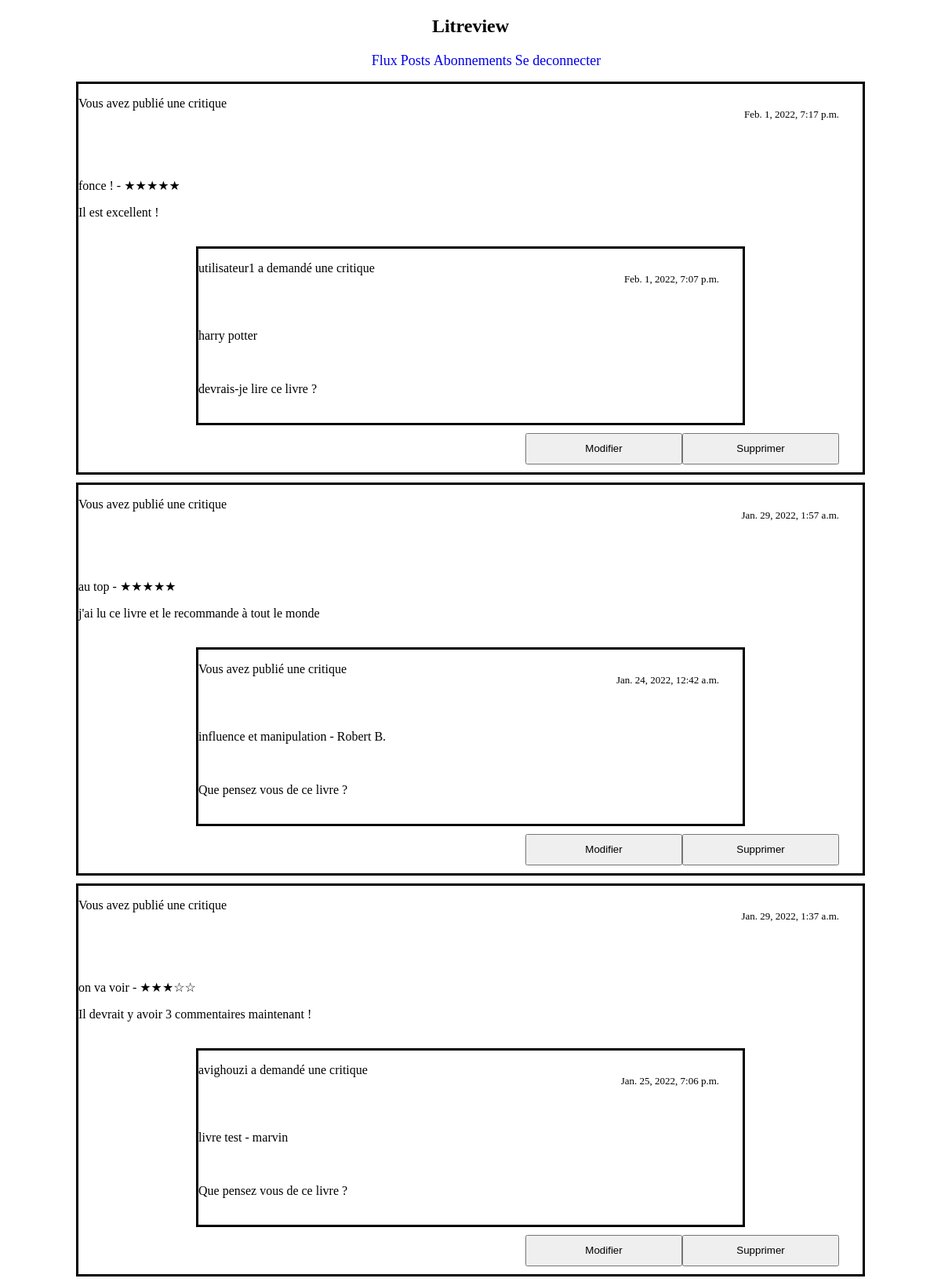
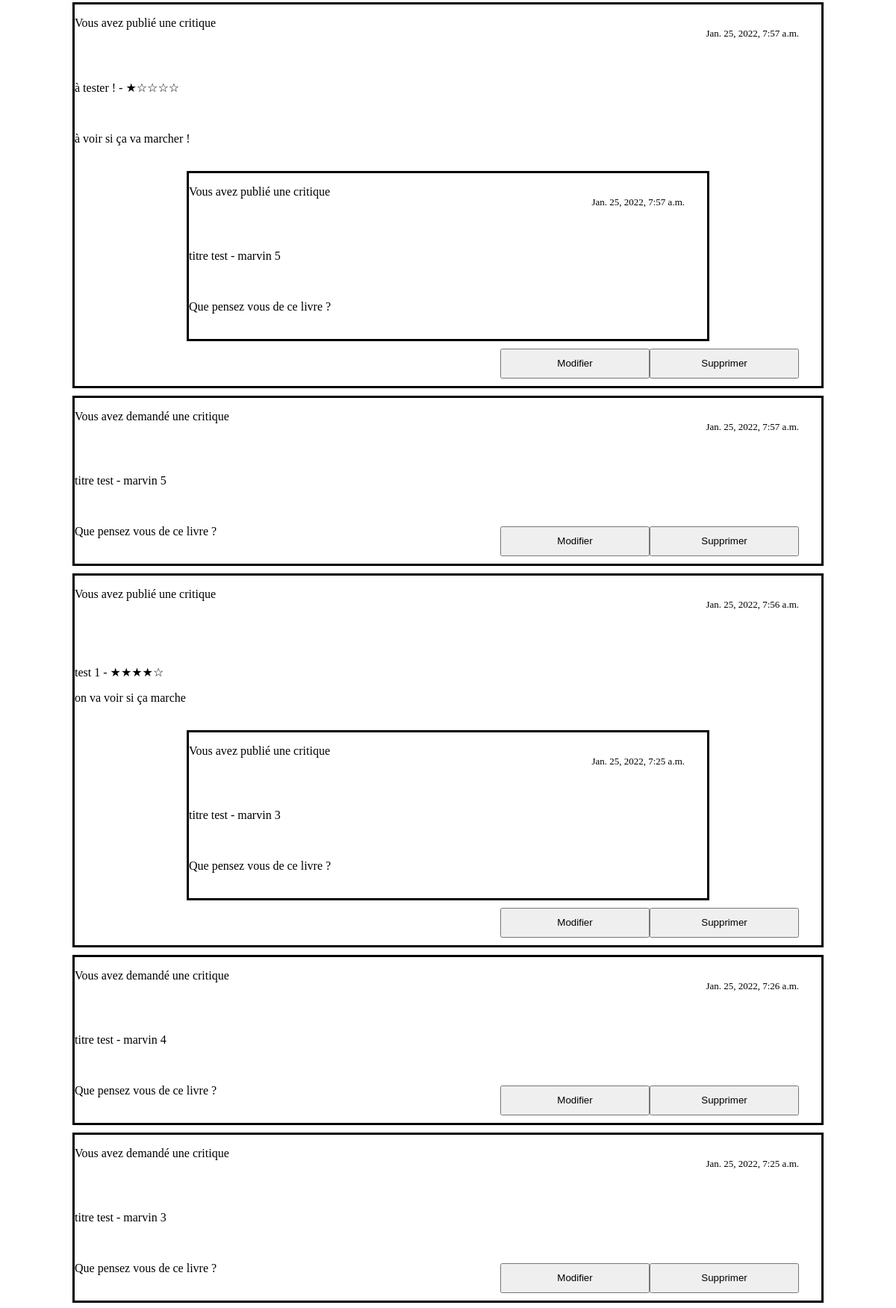
/flux_test/ (signed in, upper part), run on the app's committed database (2 pictures, top to bottom).
### blog/models.py (models this page shows, shortened)
class Review(models.Model):
    ticket_associe = models.ForeignKey(to=Ticket, on_delete=models.CASCADE, null=True, blank=True)
    rating = models.PositiveSmallIntegerField(
        validators=[MinValueValidator(0), MaxValueValidator(5)])
    headline = models.CharField(max_length=128)
    body = models.CharField(max_length=8192, blank=True)
    user_associe = models.ForeignKey(
        User, on_delete=models.CASCADE, null=True, blank=True)
    time_created = models.DateTimeField(auto_now_add=True)

class Ticket(models.Model):
    title = models.CharField(max_length=128)
    description = models.TextField(max_length=2048, blank=True)
    user = models.ForeignKey(User, on_delete=models.CASCADE)
    image = models.ImageField(blank=True)
    time_created = models.DateTimeField(auto_now_add=True)

class User(models.Model):
    username = models.CharField(max_length=150, unique=True)
    password = models.CharField(max_length=100)
    email = models.EmailField(max_length=254)

### blog/views.py (the view)
# urls.py: path('flux_test/', views.page_vos_flux_text),
def page_vos_flux_text(request):
    user = User.objects.get(username=request.session['username'])
    tickets = Ticket.objects.filter(user=user)
    reviews = Review.objects.filter(user_associe=user)
    reviews_ticket_associeted_id = [review.ticket_associe_id for review in reviews]
    tickets_associated_to_reviews = Ticket.objects.filter(id__in=reviews_ticket_associeted_id)
    tickets_reviews = sorted(chain(tickets, reviews), key=attrgetter('time_created'),
                        reverse=True)
    context = {
        'tickets_associated_to_reviews': tickets_associated_to_reviews,
        'tickets_reviews': tickets_reviews,
        'user_id': user.id
    }
    return render(request, 'templates/blog/posts_test.html', context)

### blog/templates/blog/posts_test.html (shortened to what this page needs)
<!doctype html>
<html lang="fr">
<head>
    {% block header %}
    {% include 'blog/barre_de_navigation.html' %}
    {% endblock %}
  {% load static %}
  <link rel="stylesheet" href="{% static 'blog/flux.css' %}">
<body>
{% for q in tickets_reviews %}
    {% if q.headline %}
        <div id="review">
            <p class="demande_de_critique">Vous avez publié une critique</p>
            <br>
            <p class="heure">{{q.time_created}}</p>
            <br>
            {% if q.rating == 1 %}
            <p id="book_title">{{q.headline}} - ★☆☆☆☆</p>
            {% endif %}
            <br>
            {% if q.rating == 3 %}
            <p id="book_title">{{q.headline}} - ★★★☆☆</p>
            {% endif %}
            {% if q.rating == 4 %}
            <p id="book_title">{{q.headline}} - ★★★★☆</p>
            {% endif %}
            {% if q.rating == 5 %}
            <p id="book_title">{{q.headline}} - ★★★★★</p>
            {% endif %}
            <p id="description">{{q.body}}</p>
            <br>
            {% for ticket in tickets_associated_to_reviews %}
                {% if ticket.id == q.ticket_associe_id %}
                    <div class="ticket_on_our_flux_page">
                        {% if user_id == ticket.user.id %}
                        <p class="demande_de_critique">Vous avez publié une critique</p>
                        <br>
                        {% else %}
                        <p>{{ticket.user.username}} a demandé une critique</p>
                        <br>
                        {% endif %}
                        <p class="heure">{{ticket.time_created}}</p>
                        <br>
                        <p id="book_title">{{ticket.title}}</p>
                        <br>
                        <p id="description">{{ticket.description}}</p>
                        <br>
                    </div>
                {% endif %}
            {% endfor %}
            <div id="bouton_div">
                <button class="button" onclick="window.location.href = '/supprimer-review/{{q.id}}'";>Supprimer</button>
            <button class="button" onclick="window.location.href = '/modifier-review/{{q.id}}'";>Modifier</button>
            </div>
        </div>
    {% else %}
        <div id="tickets">
            <p class="demande_de_critique">Vous avez demandé une critique</p>
            <br>
            <p class="heure">{{q.time_created}}</p>
            <br>
            <p id="book_title">{{q.title}}</p>
            <br>
            <p id="description">{{q.description}}</p>
            <br>
            <button class="button" onclick="window.location.href = '/supprimer-ticket/{{q.id}}'";>Supprimer</button>
        <button class="button" onclick="window.location.href = '/modifier-ticket/{{q.id}}'";>Modifier</button>
        </div>
    {% endif %}
{% endfor %}
</body>
</html>

### blog/static/blog/flux.css (style rules this page uses)
#tickets, #review, #reponse_critique, #critique_div { border-color: black; border-style: solid; margin-left: auto; margin-right: auto; margin-bottom: 10px; min-width: 1000px; width: 500px }
button, h1, h2 { text-align: center; }
.heure { position: relative; float: right; top: -50px; right: 30px; font-size: small; }
.button { text-align: center; position: relative; float: right; bottom: 50px; right: 30px; width: 200px; height: 40px; }
button { width: 200px; height: 40px; }
.ticket_on_our_flux_page, .ticket_review_miniature { border-color: black; border-style: solid; margin-left: 150px; margin-right: 150px; margin-bottom: 60px; }

### data on the page
Review: time_created "Feb. 1, 2022, 7:17 p.m.", headline "fonce !", body "Il est excellent !"
Ticket: user.username "utilisateur1", time_created "Feb. 1, 2022, 7:07 p.m.", title "harry potter", description "devrais-je lire ce livre ?"
Review: time_created "Jan. 29, 2022, 1:57 a.m.", headline "au top", body "j'ai lu ce livre et le recommande à tout le monde"
Ticket: shows "Vous avez publié une critique", time_created "Jan. 24, 2022, 12:42 a.m.", title "influence et manipulation - Robert B.", description "Que pensez vous de ce livre ?"
Review: time_created "Jan. 29, 2022, 1:37 a.m.", headline "on va voir", body "Il devrait y avoir 3 commentaires maintenant !"
Ticket: user.username "avighouzi", time_created "Jan. 25, 2022, 7:06 p.m.", title "livre test - marvin", description "Que pensez vous de ce livre ?"
Review: time_created "Jan. 25, 2022, 7:57 a.m.", headline "à tester !", body "à voir si ça va marcher !"
Ticket: shows "Vous avez publié une critique", time_created "Jan. 25, 2022, 7:57 a.m.", title "titre test - marvin 5", description "Que pensez vous de ce livre ?"
Review: time_created "Jan. 25, 2022, 7:56 a.m.", headline "test 1", body "on va voir si ça marche"
Ticket: shows "Vous avez publié une critique", time_created "Jan. 25, 2022, 7:25 a.m.", title "titre test - marvin 3", description "Que pensez vous de ce livre ?"
Ticket: time_created "Jan. 25, 2022, 7:26 a.m.", title "titre test - marvin 4", description "Que pensez vous de ce livre ?"
